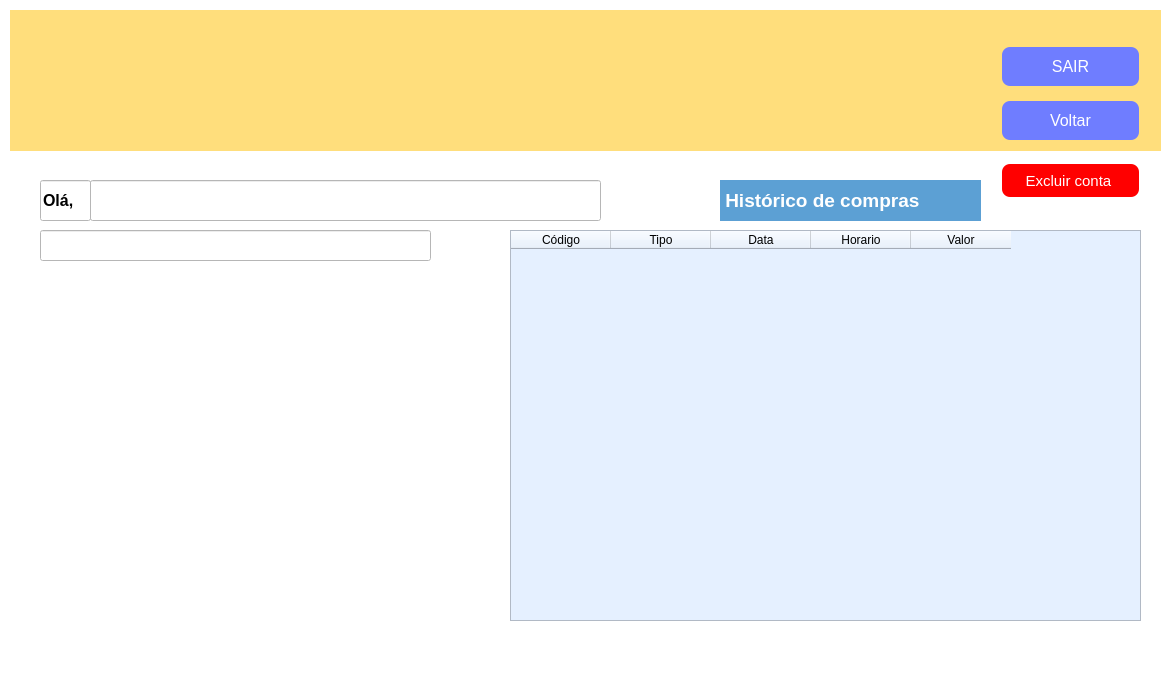
<?xml version="1.0" encoding="UTF-8"?>
<ui version="4.0">
 <class>MainWindow</class>
 <widget class="QMainWindow" name="MainWindow">
  <property name="geometry">
   <rect>
    <x>0</x>
    <y>0</y>
    <width>1174</width>
    <height>690</height>
   </rect>
  </property>
  <property name="windowTitle">
   <string>MainWindow</string>
  </property>
  <property name="styleSheet">
   <string notr="true">background-color: rgb(255, 255, 255);</string>
  </property>
  <widget class="QWidget" name="centralwidget">
   <widget class="QWidget" name="widget" native="true">
    <property name="geometry">
     <rect>
      <x>10</x>
      <y>10</y>
      <width>1151</width>
      <height>141</height>
     </rect>
    </property>
    <property name="styleSheet">
     <string notr="true">background-color: rgb(255, 222, 124);</string>
    </property>
    <widget class="QWidget" name="layoutWidget">
     <property name="geometry">
      <rect>
       <x>990</x>
       <y>32</y>
       <width>141</width>
       <height>103</height>
      </rect>
     </property>
     <layout class="QVBoxLayout" name="verticalLayout_3">
      <item>
       <widget class="QPushButton" name="pushButton_sair">
        <property name="styleSheet">
         <string notr="true">QPushButton {
           
	background-color: rgb(111, 125, 255);
           border: none;
           color: white;
           padding: 10px 20px;
           text-align: center;
           text-decoration: none;
           display: inline-block;
           font-size: 16px;
           margin: 4px 2px;
           cursor: pointer;
           border-radius: 8px;
        }
        QPushButton:hover {
           background-color: rgb(85, 170, 255); 
        }</string>
        </property>
        <property name="text">
         <string>SAIR</string>
        </property>
       </widget>
      </item>
      <item>
       <widget class="QPushButton" name="pushButton_voltar">
        <property name="styleSheet">
         <string notr="true">QPushButton {
           
	background-color: rgb(111, 125, 255);
           border: none;
           color: white;
           padding: 10px 20px;
           text-align: center;
           text-decoration: none;
           display: inline-block;
           font-size: 16px;
           margin: 4px 2px;
           cursor: pointer;
           border-radius: 8px;
        }
        QPushButton:hover {
           background-color: rgb(85, 170, 255); 
        }</string>
        </property>
        <property name="text">
         <string>Voltar</string>
        </property>
       </widget>
      </item>
     </layout>
    </widget>
    <widget class="QLabel" name="label_3">
     <property name="geometry">
      <rect>
       <x>-10</x>
       <y>-10</y>
       <width>341</width>
       <height>151</height>
      </rect>
     </property>
     <property name="text">
      <string/>
     </property>
     <property name="pixmap">
      <pixmap>../imagens/logo.png</pixmap>
     </property>
     <property name="scaledContents">
      <bool>true</bool>
     </property>
    </widget>
   </widget>
   <widget class="QLabel" name="foto13">
    <property name="geometry">
     <rect>
      <x>10</x>
      <y>160</y>
      <width>641</width>
      <height>471</height>
     </rect>
    </property>
    <property name="text">
     <string/>
    </property>
    <property name="pixmap">
     <pixmap>../imagens/foto13.jpg</pixmap>
    </property>
   </widget>
   <widget class="QLineEdit" name="lineEdit_nome">
    <property name="geometry">
     <rect>
      <x>90</x>
      <y>180</y>
      <width>511</width>
      <height>41</height>
     </rect>
    </property>
    <property name="font">
     <font>
      <pointsize>13</pointsize>
      <weight>75</weight>
      <bold>true</bold>
     </font>
    </property>
    <property name="styleSheet">
     <string notr="true">background-color: rgb(255, 255, 255);</string>
    </property>
    <property name="text">
     <string/>
    </property>
    <property name="readOnly">
     <bool>true</bool>
    </property>
   </widget>
   <widget class="QLineEdit" name="lineEdit_email">
    <property name="geometry">
     <rect>
      <x>40</x>
      <y>230</y>
      <width>391</width>
      <height>31</height>
     </rect>
    </property>
    <property name="font">
     <font>
      <pointsize>9</pointsize>
     </font>
    </property>
    <property name="styleSheet">
     <string notr="true">background-color: rgb(255, 255, 255);</string>
    </property>
    <property name="readOnly">
     <bool>true</bool>
    </property>
   </widget>
   <widget class="QTableWidget" name="tableWidget">
    <property name="geometry">
     <rect>
      <x>510</x>
      <y>230</y>
      <width>631</width>
      <height>391</height>
     </rect>
    </property>
    <property name="styleSheet">
     <string notr="true">background-color: rgb(229, 240, 255);</string>
    </property>
    <column>
     <property name="text">
      <string>Código</string>
     </property>
    </column>
    <column>
     <property name="text">
      <string>Tipo</string>
     </property>
    </column>
    <column>
     <property name="text">
      <string>Data</string>
     </property>
    </column>
    <column>
     <property name="text">
      <string>Horario</string>
     </property>
    </column>
    <column>
     <property name="text">
      <string>Valor</string>
     </property>
    </column>
   </widget>
   <widget class="QLabel" name="label">
    <property name="geometry">
     <rect>
      <x>720</x>
      <y>180</y>
      <width>261</width>
      <height>41</height>
     </rect>
    </property>
    <property name="font">
     <font>
      <pointsize>14</pointsize>
      <weight>75</weight>
      <bold>true</bold>
     </font>
    </property>
    <property name="styleSheet">
     <string notr="true">background-color: rgb(92, 160, 212);
color: rgb(255, 255, 255);</string>
    </property>
    <property name="text">
     <string> Histórico de compras</string>
    </property>
   </widget>
   <widget class="QLineEdit" name="lineEdit">
    <property name="geometry">
     <rect>
      <x>40</x>
      <y>180</y>
      <width>51</width>
      <height>41</height>
     </rect>
    </property>
    <property name="font">
     <font>
      <pointsize>12</pointsize>
      <weight>75</weight>
      <bold>true</bold>
     </font>
    </property>
    <property name="text">
     <string>Olá,</string>
    </property>
   </widget>
   <widget class="QPushButton" name="pushButton_excluir_conta">
    <property name="geometry">
     <rect>
      <x>1000</x>
      <y>160</y>
      <width>141</width>
      <height>41</height>
     </rect>
    </property>
    <property name="styleSheet">
     <string notr="true">QPushButton {
           
	
	
	
	
	background-color: rgb(255, 0, 0);
           border: none;
           padding: 10px 20px;
           text-align: center;
           text-decoration: none;
           display: inline-block;
color: white;
           font-size: 15px;
           margin: 4px 2px;
           cursor: pointer;
           border-radius: 8px;
        }
        QPushButton:hover {
          
	
	
	background-color: rgb(190, 16, 16);
        }</string>
    </property>
    <property name="text">
     <string>Excluir conta </string>
    </property>
   </widget>
  </widget>
  <widget class="QMenuBar" name="menubar">
   <property name="geometry">
    <rect>
     <x>0</x>
     <y>0</y>
     <width>1174</width>
     <height>26</height>
    </rect>
   </property>
  </widget>
  <widget class="QStatusBar" name="statusbar"/>
 </widget>
 <resources/>
 <connections/>
</ui>
